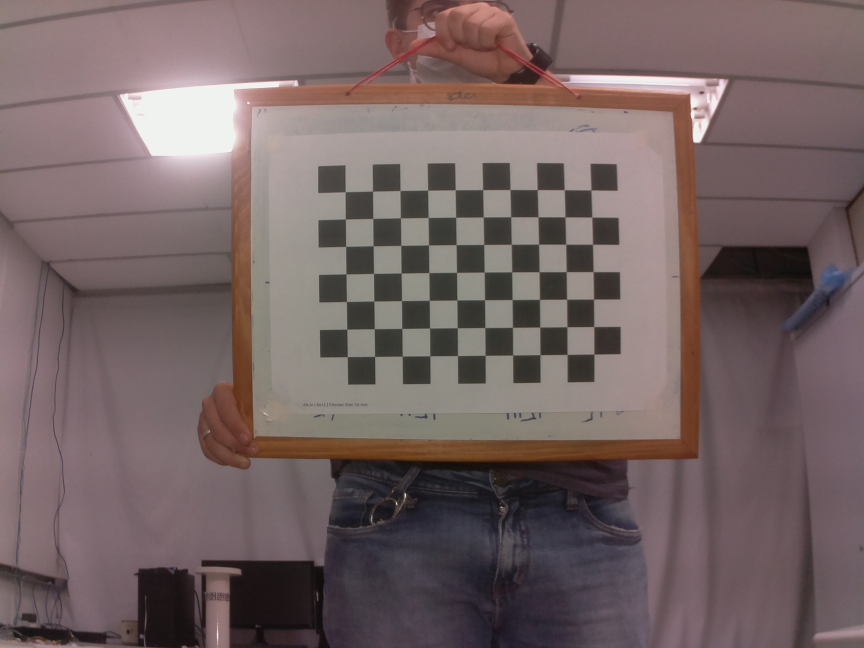
#> input picture CalibWithChess/Camera V1/chessV7-NovoTesteAproximado/chessV7-1.jpg, 2592 x 1944 px (shown at 1/3 size); its folder holds 4 pictures in this run
$ jupyter execute --allow-errors calibIntrisicsNew.ipynb   (older library calls are emulated)
#> lines starting #> are read from the running program, lines starting #| are printed output that depends on the picture
## Configurações de calibração para cada câmera

Para a câmera V1:
patternSize = (10,7)
squareSize = 30
imgSize = (2592,1944)

Para a câmera V2:
patternSize = (10,7)
squareSize = 30
imgSize = (3280,2464)

Para Webcam:
patternSize = (10,7)
squareSize = 30
imgSize = (1280,960)

Para as imagens antigas:
patternSize = (11,12)
squareSize = 30
imgSize = (960,720)

### Calibração de câmeras - paramêtros intrísicos

[cell 1]
import glob
import cv2
import matplotlib.pyplot as plt
import numpy as np

useDeng = False
cameraNumber = 4
useFisheye = True

criteria = (cv2.TERM_CRITERIA_EPS + cv2.TERM_CRITERIA_MAX_ITER, 30, 0.001)

Importe as imagens do dataset e configure a escolha da câmera

[cell 2]
images = glob.glob('Camera V1\chessV7-NovoTesteAproximado/*.jpg')
patternSize = (10,7)
squareSize = 30
imgSize = (2592,1944)

#See how images are taken - debug
print(len(images))

Reconstrução do tabueleiro

[cell 3]
def construct3DPoints(patternSize,squareSize):
    X = np.zeros((patternSize[0]*patternSize[1],3), np.float32)
    X[:,:2] = np.mgrid[0:patternSize[0],0:patternSize[1]].T.reshape(-1,2)
    X = X * squareSize
    return X

boardPoints = construct3DPoints(patternSize,squareSize)
worldPoints = []
imagePoints = []

Funções para remover distorção de imagem

[cell 4]
def undistortFisheye(imgpath,K,D,DIM,axis,method,scale,corners):
    img = cv2.imread(imgpath)
    '''new_K = cv2.fisheye.estimateNewCameraMatrixForUndistortRectify(K, D, DIM, np.eye(3), balance=0)

    new_K = K.copy()
    new_K[0,0]=K[0,0]*scale
    new_K[1,1]=K[1,1]*scale'''
    map1, map2 = cv2.fisheye.initUndistortRectifyMap(K, D, np.eye(3), K, DIM, cv2.CV_16SC2)
    undistorted_img = cv2.remap(img, map1, map2, interpolation=cv2.INTER_LINEAR, borderMode=cv2.BORDER_CONSTANT)

    fx = K[0,0]
    fy = K[1,1]
    cx = K[0,2]
    cy = K[1,2]
    undCorners_norm = cv2.fisheye.undistortPoints(corners, K, D)
    undCorners_norm = undCorners_norm.reshape(-1,2)
    undistCorners = np.zeros_like(undCorners_norm)
    for i, (x, y) in enumerate(undCorners_norm):
        px = x*fx + cx
        py = y*fy + cy
        undistCorners[i,0] = px
        undistCorners[i,1] = py
    cv2.drawChessboardCorners(undistorted_img, patternSize, undistCorners, _)

    axs[axis].imshow(undistorted_img[:,:,::-1])
    axs[axis].axis('off')
    axs[axis].set_title('undistort '+method)
    #cv2.imwrite('undistort'+method+'.png', undistorted_img)

    return corners,undistCorners

def undistortPinhole(imgpath,K,D,DIM,axis,method,corners):
    img = cv2.imread(imgpath)

    new_K, roi = cv2.getOptimalNewCameraMatrix(K, D, DIM, 1, DIM)
    undistorted_img = cv2.undistort(img,K,D, None, new_K)

    undCorners_norm = cv2.undistortPoints(corners, K, D).reshape(-1,2)
    # remove normalization
    fx = new_K[0,0]
    fy = new_K[1,1]
    cx = new_K[0,2]
    cy = new_K[1,2]
    undistCorners = np.zeros_like(undCorners_norm)
    for i, (x, y) in enumerate(undCorners_norm):
        px = x*fx + cx
        py = y*fy + cy
        undistCorners[i,0] = px
        undistCorners[i,1] = py
    cv2.drawChessboardCorners(undistorted_img, patternSize, undistCorners, _)
    axs[axis].imshow(undistorted_img[:,:,::-1])
    axs[axis].axis('off')
    axs[axis].set_title('undistorted '+method)

Detectando corners

[cell 5]
counter = 0
for fname in images:
    img = cv2.imread(fname)
#> img is the input picture: shape (1944, 2592, 3); mean B, G, R 99.8, 99.6, 116.3
    gray = cv2.cvtColor(img, cv2.COLOR_BGR2GRAY)
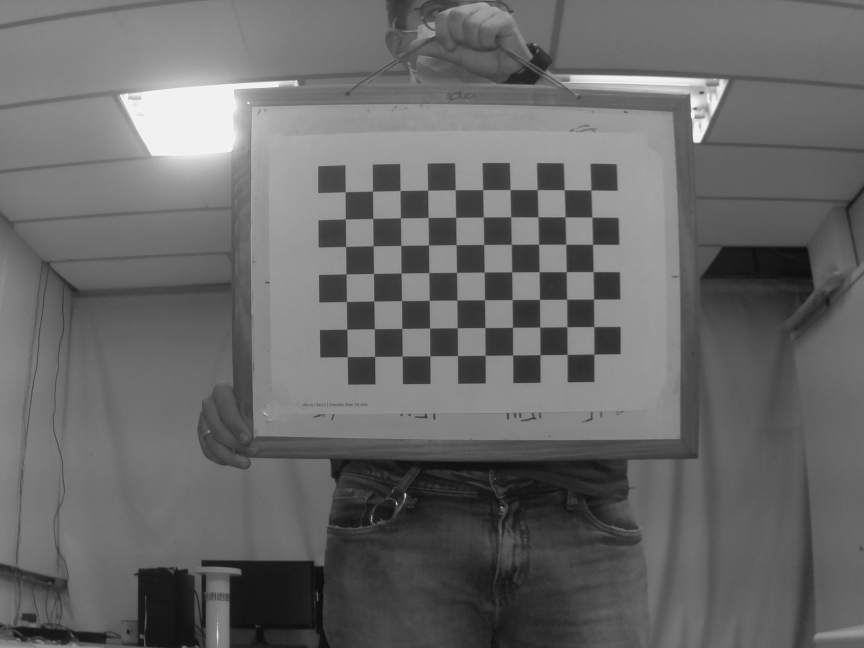
#> gray: shape (1944, 2592) (shown at 1/3 size); min 9, max 243, mean 104.6
    ret, corners = cv2.findChessboardCornersSB(gray, patternSize, None)
#> ret = True; corners = 70 rows, first 8: [1782.9, 1063.3], [1702.4, 1064.3], [1621.2, 1065.2], [1539.1, 1066.1], [1456.4, 1067], [1373.6, 1067.8], [1290.7, 1068.6], [1207.6, 1069.4]
    if ret == True:
        #print("Corners found!") #- see if corners are found
        imagePoints.append(corners)
        worldPoints.append(boardPoints)
        counter+=1

        '''cv2.drawChessboardCorners(img, patternSize, cornersRefined, ret)
        plt.figure(figsize=(4, 3), dpi=200)
        plt.imshow(img[:,:,::-1])
        plt.axis('off')
        plt.title(fname)'''
#> pass 2 of the loop `for fname in images:`:
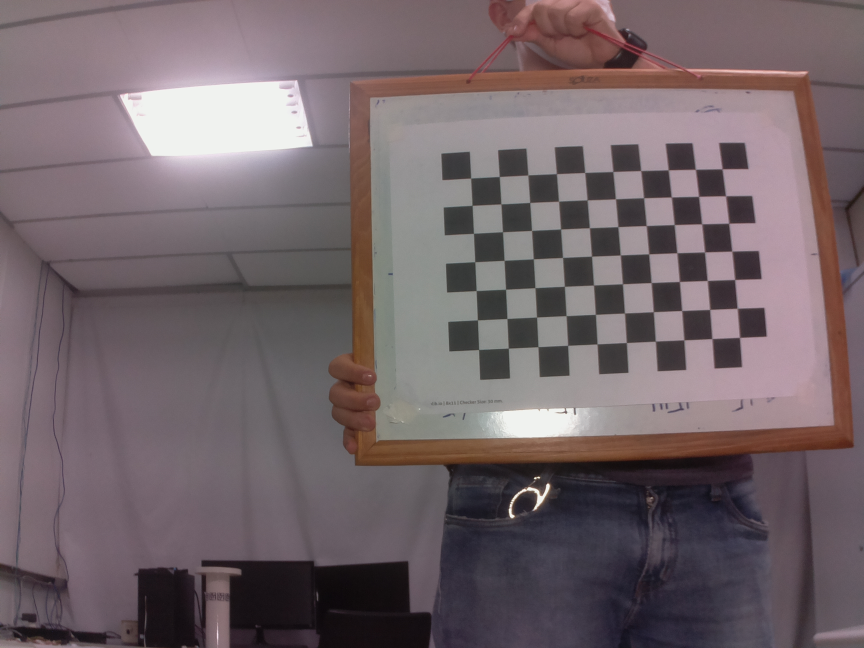
#> input picture CalibWithChess/Camera V1/chessV7-NovoTesteAproximado/chessV7-13.jpg, 2592 x 1944 px (shown at 1/3 size)
#> img is the input picture: shape (1944, 2592, 3); mean B, G, R 105.1, 100.8, 114
#> `gray = cv2.cvtColor(img, cv2.COLOR_BGR2GRAY)`:
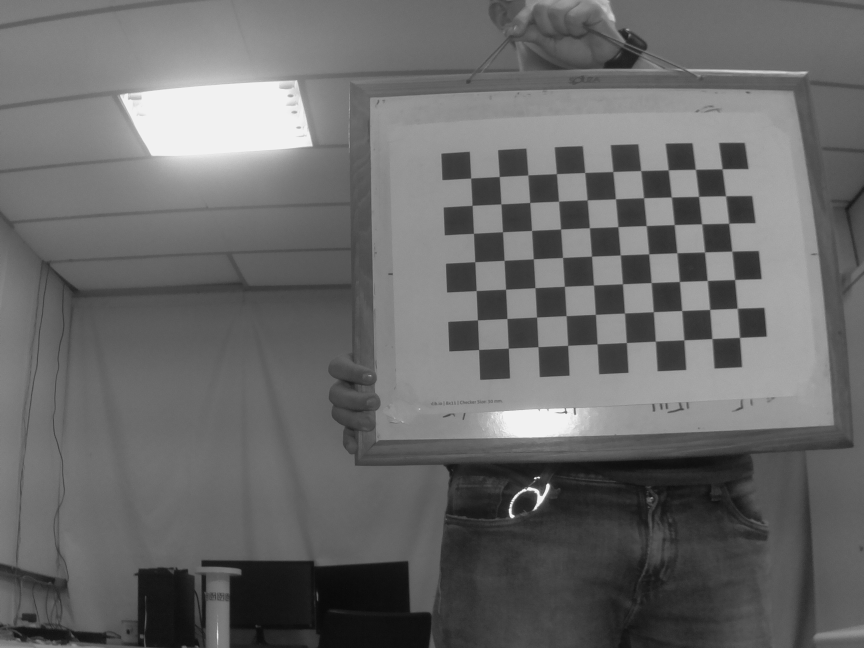
#> gray: shape (1944, 2592) (shown at 1/3 size); min 6, max 243, mean 105.2
#> `ret, corners = cv2.findChessboardCornersSB(gray, patternSize, None)`: corners = 70 rows, first 8: [2220, 1013.2], [2137, 1016.9], [2053, 1020.6], [1967.2, 1024.4], [1880.2, 1028.7], [1792.5, 1032.9], [1704.2, 1036.9], [1615.2, 1041.3]
#> pass 3 of the loop `for fname in images:`:
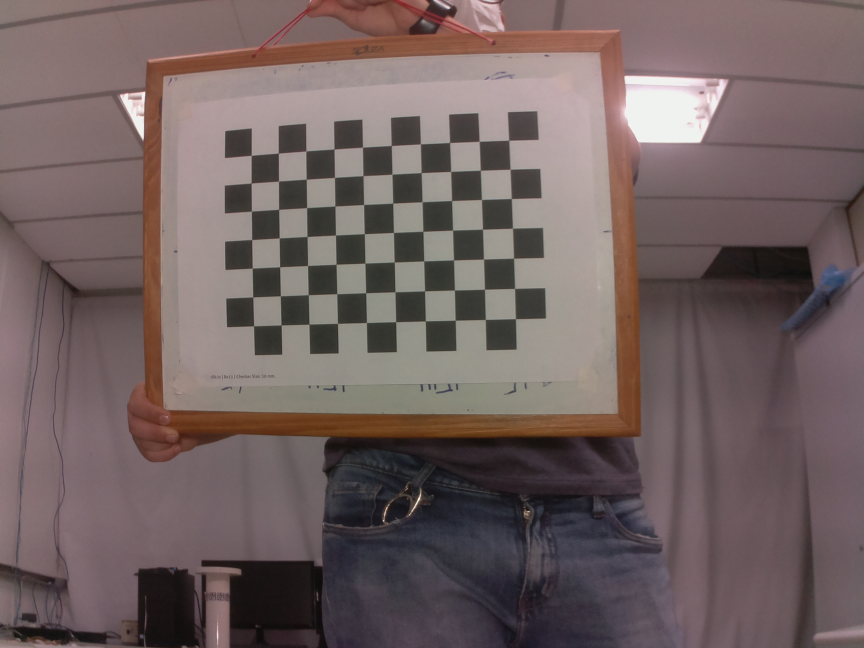
#> input picture CalibWithChess/Camera V1/chessV7-NovoTesteAproximado/chessV7-14.jpg, 2592 x 1944 px (shown at 1/3 size)
#> img is the input picture: shape (1944, 2592, 3); mean B, G, R 96.6, 97.2, 112.9
#> `gray = cv2.cvtColor(img, cv2.COLOR_BGR2GRAY)`:
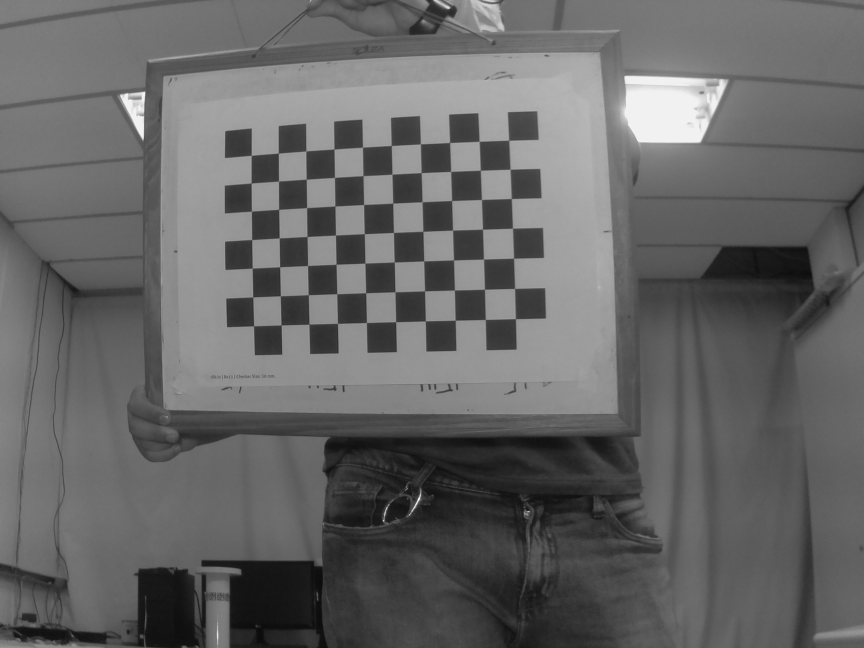
#> gray: shape (1944, 2592) (shown at 1/3 size); min 9, max 243, mean 101.8
#> `ret, corners = cv2.findChessboardCornersSB(gray, patternSize, None)`: corners = 70 rows, first 8: [1547.5, 957.3], [1456.9, 959.5], [1366.7, 961.7], [1277, 963.9], [1188.3, 966.4], [1100.4, 968.6], [1013.6, 971.1], [928.1, 973.6]
#> the loop made 4 passes; the first 3 are shown

print("using " + str(counter))

Calibração de câmera

[cell 6]
if useFisheye:
    flagsCalib = cv2.fisheye.CALIB_RECOMPUTE_EXTRINSIC+cv2.fisheye.CALIB_FIX_SKEW+cv2.fisheye.CALIB_CHECK_COND
#> flagsCalib = 14
    calibrateCriteria = (cv2.TERM_CRITERIA_EPS+cv2.TERM_CRITERIA_MAX_ITER,30, 1e-12)
    ret, cameraMatrix, k, R, t = cv2.fisheye.calibrate(np.expand_dims(np.asarray(worldPoints), -2), imagePoints, imgSize, None, None,
                                                                flags=flagsCalib,criteria=calibrateCriteria)
else:
    flagsCalib = cv2.CALIB_RATIONAL_MODEL
    ret, cameraMatrix, k, rvecs, tvecs = cv2.calibrateCamera(worldPoints, imagePoints, imgSize, None, None,
                                                               flags=flagsCalib)

print("Using "+str(counter)+" of "+str(len(images))+" images")
print("RMS re-projection error:", ret)
print("Camera Matrix:\n", cameraMatrix)
print("Distortion Parameters:\n", k)

[cell 7]
if useFisheye:
    flagsCalib = cv2.fisheye.CALIB_RECOMPUTE_EXTRINSIC+cv2.fisheye.CALIB_FIX_SKEW+cv2.fisheye.CALIB_CHECK_COND
    calibrateCriteria = (cv2.TERM_CRITERIA_EPS+cv2.TERM_CRITERIA_MAX_ITER,30, 1e-12)
    ret, cameraMatrix, k, R, t = cv2.fisheye.calibrate(np.expand_dims(np.asarray(worldPoints), -2), imagePoints, imgSize, None, None,
                                                                flags=flagsCalib,criteria=calibrateCriteria)
else:
    flagsCalib = cv2.CALIB_RATIONAL_MODEL
    ret, cameraMatrix, k, rvecs, tvecs, stdDeviationsIntrinsics, stdDeviationsExtrinsics, perViewErrors = cv2.calibrateCameraExtended(worldPoints, imagePoints, imgSize, None, None, flags=flagsCalib)

print("Using "+str(counter)+" of "+str(len(images))+" images")
print("RMS re-projection error:", ret)
print("Camera Matrix:\n", cameraMatrix)
print("Distortion Parameters:\n", k)
#> (the rest of this cell did not finish here and is left out)

#> (a cell that did not finish here is left out)

### Análise dos resultados

[cell 9]
idx = 3
pathImg = images[idx]
img = cv2.imread(pathImg)
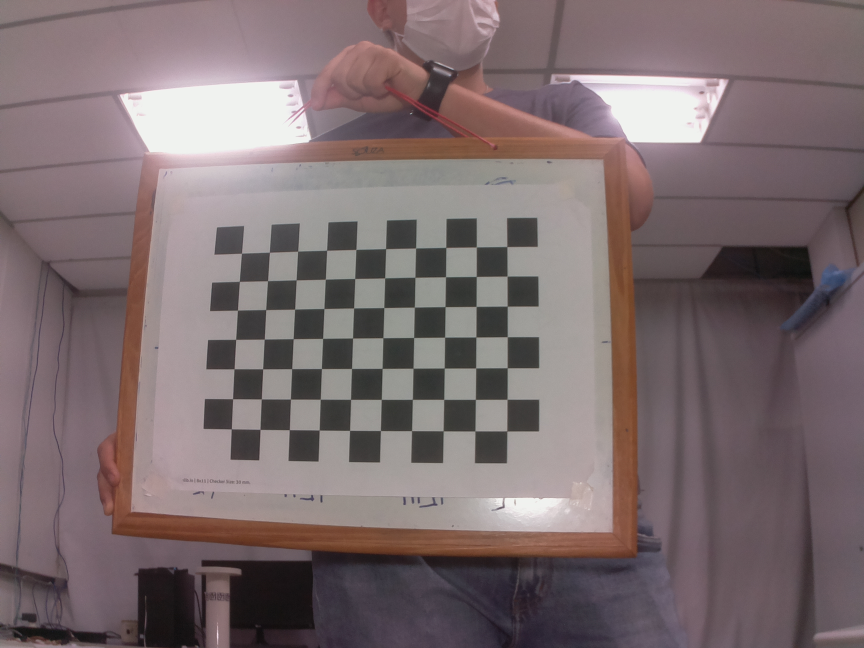
#> input picture CalibWithChess/Camera V1/chessV7-NovoTesteAproximado/chessV7-15.jpg, 2592 x 1944 px (shown at 1/3 size)
#> img is the input picture: shape (1944, 2592, 3); mean B, G, R 110.7, 108.8, 123.6

if useFisheye:
    fig, axs = plt.subplots(1,3,figsize=(16, 4), dpi=500)
    _, corners = cv2.findChessboardCorners(img, patternSize, None)
#> corners = 70 rows, first 8: [725.5, 760.5], [809.4, 757.6], [893.7, 754.6], [981.1, 751.1], [1068.5, 749.3], [1158.1, 746.8], [1248, 745.2], [1338.2, 742.8]
    axs[0].imshow(img[:,:,::-1])
    axs[0].axis('off')
    axs[0].set_title('distorted')
    #cv2.imwrite('undistortNOriginal.png', img)
    undistortFisheye(pathImg,cameraMatrix,k,imgSize,1,'openCV',1,corners)
#> in undistortFisheye, `map1, map2 = cv2.fisheye.initUndistortRectifyMap(K, D, np.eye(3), K, D..`:
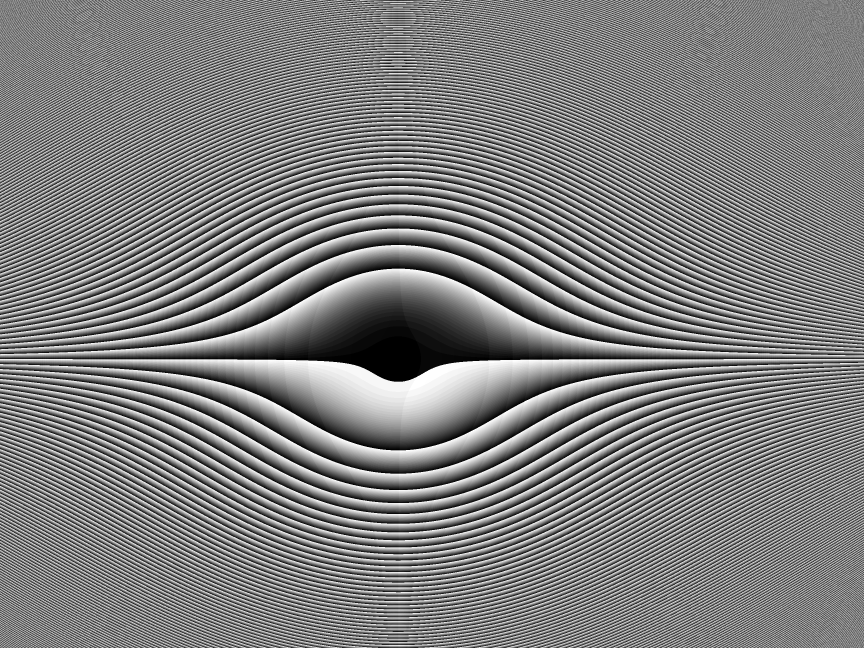
#> map2: shape (1944, 2592) uint16 (shown at 1/3 size); min 0, max 1023, mean 509.1; drawn with min black and max white
#> in undistortFisheye, `undistorted_img = cv2.remap(img, map1, map2, interpolation=cv2.INTER_L..`:
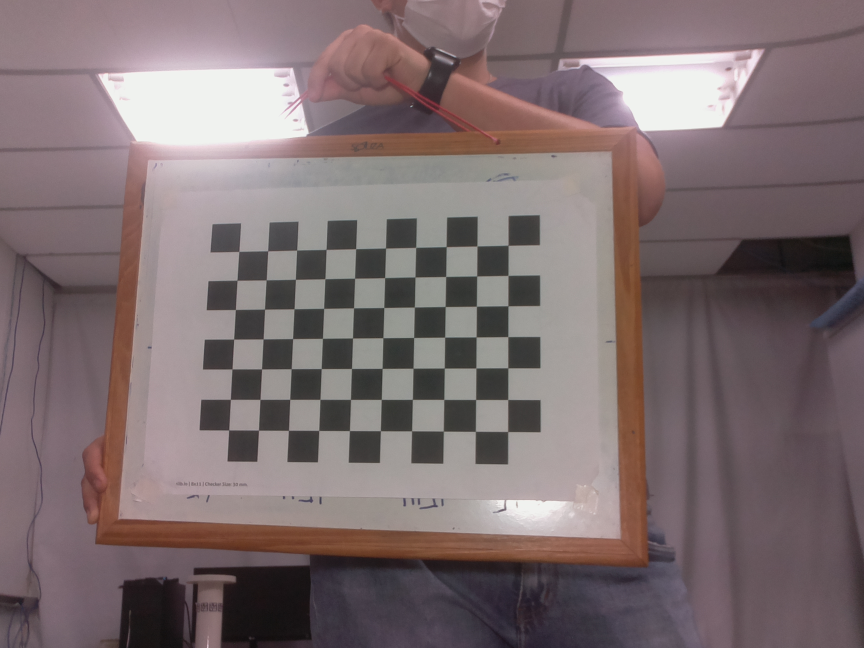
#> undistorted_img: shape (1944, 2592, 3) (shown at 1/3 size); mean B, G, R 111.9, 110.2, 125.1
    if useDeng:
        k[0] = 0.2377
        k[1] = -0.3752
        k[2] = 6.6712
        k[3] = -27.4156
    else:
        if cameraNumber == 1:
            k[0] = 0.395621
            k[1] = 0.633705
            k[2] = -2.41723
            k[3] = 2.11079
            cameraMatrix[0][0] = 720.313
            cameraMatrix[1][1] = 719.521
            cameraMatrix[0][2] = 481.014
            cameraMatrix[1][2] = 360.991
        elif cameraNumber == 2:
            k[0] = 0.368917
            k[1] = 1.50111
            k[2] = -7.94126
            k[3] = 11.9171
            cameraMatrix[0][0] = 768.113
            cameraMatrix[1][1] = 767.935
            cameraMatrix[0][2] = 472.596
            cameraMatrix[1][2] = 350.978
        elif cameraNumber == 3:
            k[0] = 0.276114
            k[1] = 2.09465
            k[2] = -9.97956
            k[3] = 14.1921
            cameraMatrix[0][0] = 728.237
            cameraMatrix[1][1] = 729.419
            cameraMatrix[0][2] = 459.854
            cameraMatrix[1][2] = 351.59
        else:
            k[0] = 0.400774
            k[1] = 1.15995
            k[2] = -7.10257
            k[3] = 11.415
            cameraMatrix[0][0] = 750.149
            cameraMatrix[1][1] = 748.903
            cameraMatrix[0][2] = 492.144
            cameraMatrix[1][2] = 350.213

    corners,undistCorners = undistortFisheye(pathImg,cameraMatrix,k,imgSize,2,'MATLAB',1,corners)
#> call 2 of undistortFisheye, with K = array of shape (3, 3), D = array of shape (4, 1), DIM = (2592, 1944), axis = 2, method = 'MATLAB', scale = 1, corners = array of shape (70, 1, 2)
#> in undistortFisheye (call 2), `map1, map2 = cv2.fisheye.initUndistortRectifyMap(K, D, np.eye(3), K, D..`:
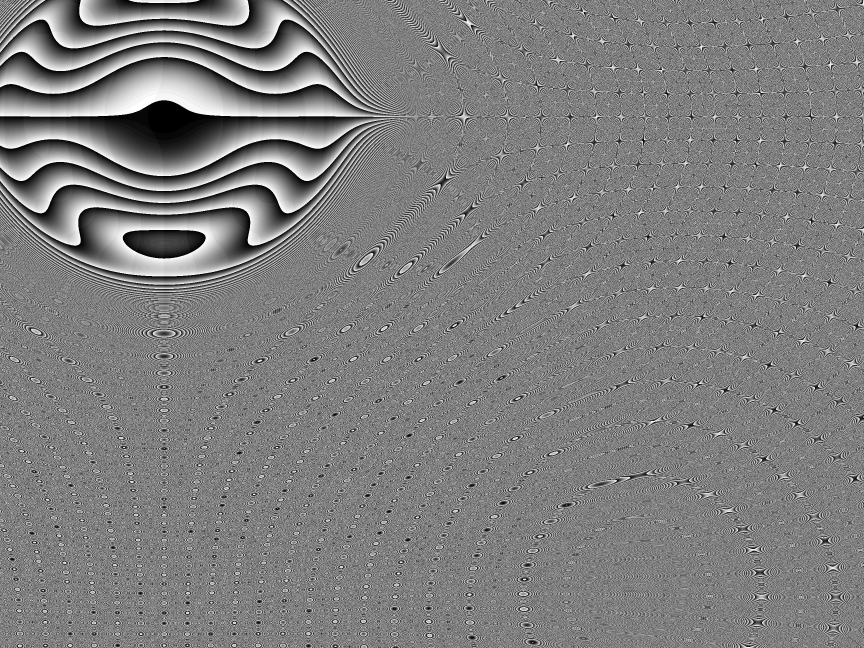
#> map2: shape (1944, 2592) uint16 (shown at 1/3 size); min 0, max 1023, mean 510.5; drawn with min black and max white
#> in undistortFisheye (call 2), `undistorted_img = cv2.remap(img, map1, map2, interpolation=cv2.INTER_L..`:
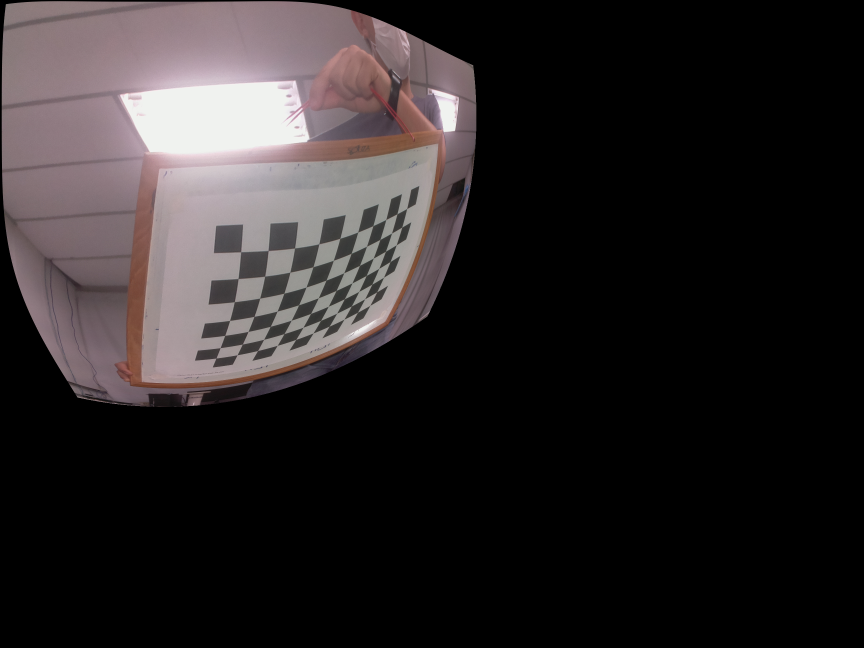
#> undistorted_img: shape (1944, 2592, 3) (shown at 1/3 size); mean B, G, R 38.4, 37.7, 42.2
else:
    fig, axs = plt.subplots(1,2,figsize=(7, 4), dpi=500)
    _, corners = cv2.findChessboardCorners(img, patternSize, None)
    #cv2.drawChessboardCorners(img, patternSize, corners, _)
    axs[0].imshow(img[:,:,::-1])
    axs[0].axis('off')
    axs[0].set_title('distorted')
    newCameraMatrix, roi = cv2.getOptimalNewCameraMatrix(cameraMatrix, k, imgSize, 1, imgSize)
    undistorted_img = cv2.undistort(img,cameraMatrix,k, None, newCameraMatrix)
    cv2.drawChessboardCorners(undistorted_img, patternSize, corners, _)
    axs[1].imshow(undistorted_img[:,:,::-1])
    axs[1].axis('off')
    axs[1].set_title('undistorted')
    undistortPinhole(pathImg,cameraMatrix,k,imgSize,1,'openCV',corners)
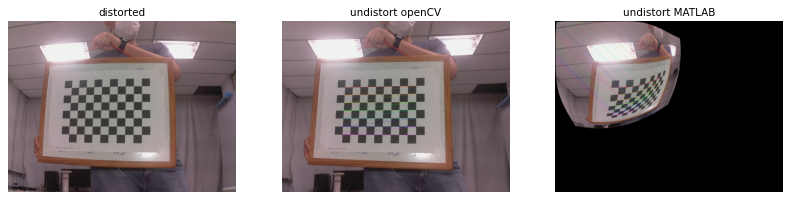
#> figure drawn by matplotlib, 3 panels
